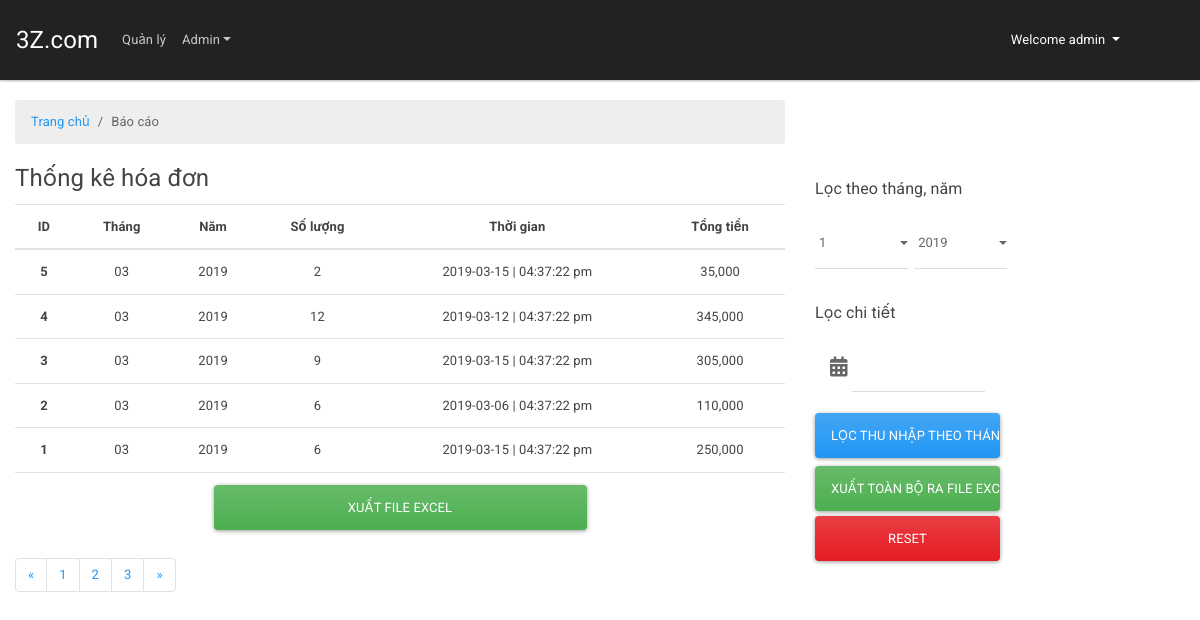
/admin/reports.php?page=3 (signed in), run on the app's committed database.
### tables this page shows
CREATE TABLE `reports_revenue` (
  `ID` int(10) NOT NULL,
  `MONTH` int(11) NOT NULL,
  `YEAR` int(4) NOT NULL,
  `TOTAL_MONEY` bigint(10) NOT NULL,
  `TOTAL_AMOUNT` int(5) NOT NULL,
  `DATE_CREATE` date NOT NULL,
  `TIME` varchar(20) NOT NULL,
  `DETAIL` text NOT NULL
);

### inc/connect.php (called while the page is built, shortened)
<?php
	class Connection implements QL
	{
		private static $conn = NULL;
		private static $pre = NULL;
		private static $sql = NULL;
		public static function connect()
		{
			if(self::$conn === NULL){
				try {
					self::$conn = new PDO('mysql:host=' . HOSTNAME . ';dbname=' . DBNAME, USERNAME, PASSWORD, array(PDO::MYSQL_ATTR_INIT_COMMAND=>'SET NAMES utf8'));
					self::$conn -> setAttribute(PDO::ATTR_ERRMODE, PDO::ERRMODE_EXCEPTION);
					return self::$conn;
				} catch (PDOException $ex) {
					echo $ex -> getMessage();
				}
			}
		}
		public static function disconnect()
		{
			if(self::$conn !== NULL) self::$conn = NULL;
		}
		public function getDataByWhere($table, $where, $field)
		{
			if(self::$conn !== NULL){
				$datas = [];
				self::$sql = "SELECT {$field} FROM {$table} WHERE {$where}";
				self::$pre = self::$conn -> prepare(self::$sql);
				self::$pre -> execute();
				while ($row = self::$pre -> fetch(PDO::FETCH_OBJ)) {
					$datas[] = $row;
				}
				return $datas;
			} else{ return 0; }
		}
		public function getDataLimit($table, $page = 0, $where = '', $limit = 6)
		{
			if(self::$conn !== NULL){
				$from = ($limit * $page) - $limit;
				$datas = [];
				if($page == 0){
					if($where !== ''){
						self::$sql = "SELECT * FROM {$table} WHERE {$where} LIMIT {$page}, {$limit}";
					} else{
						self::$sql = "SELECT * FROM {$table} LIMIT {$page}, {$limit}";
					}
				} else{
					if($where !== ''){
						self::$sql = "SELECT * FROM {$table} WHERE {$where} LIMIT {$from}, {$limit}";
					} else{
						self::$sql = "SELECT * FROM {$table} LIMIT {$from}, {$limit}";
					}
				}
				self::$pre = self::$conn -> prepare(self::$sql);
				self::$pre -> execute();
				while ($row = self::$pre -> fetch(PDO::FETCH_OBJ)) {
					$datas[] = $row;
				}
				return $datas;
			} else{ return 0; }
		}
		public function countData($table, $field)
		{
			if(self::$conn !== NULL){
				self::$sql = "SELECT COUNT({$field}) FROM {$table}";
				self::$pre = self::$conn -> prepare(self::$sql);
				self::$pre -> execute();
				return self::$pre -> fetchColumn();
			} else{ return 0; }
		}
	}
?>

### admin/reports.php (the view, shortened to what this page needs)
<?php
	include_once '../inc/header.php';
	include_once '../inc/connect.php';
	include_once '../inc/nav.php';
	$limit     = 6;
	$conn      = new Connection();
	$where     = "0 = 0 ORDER BY ID DESC";
	if(isset($_GET['page']) && filter_var($_GET['page'], FILTER_VALIDATE_INT, array('min_range' => 1))){
		$page = $_GET['page'];
		$data = $conn->getDataLimit('reports_revenue', $page, $where, $limit);
	} else{
		$data = $conn->getDataLimit('reports_revenue', 0, $where, $limit);
	}
	$countData = $conn->countData('reports_revenue', 'ID');
	$count     = ceil($countData / $limit);
	$data      = json_decode(json_encode($data), true);
?>
<div class="container-fluid">
	<div class="row">
		<div class="col-12 col-xs-12 col-sm-12 col-md-8 col-lg-8">
			<ol class="breadcrumb">
			  <li class="breadcrumb-item"><a href="../">Trang chủ</a></li>
			  <li class="breadcrumb-item active">Báo cáo</li>
			</ol>
			<fieldset>
				<legend>Thống kê hóa đơn</legend>
				<form method="post">
					<table class="table table-inverse animated flash text-center">
						<thead>
							<tr>
							    <th scope="col">ID</th>
							    <th scope="col">Tháng</th>
							    <th scope="col">Năm</th>
							    <th scope="col">Số lượng</th>
							    <th scope="col">Thời gian</th>
							    <th scope="col">Tổng tiền</th>
							</tr>
						</thead>
						<tbody id="data">
							<?php foreach ($data as $value): ?>
								<tr>
									<th scope="row">
										<?php echo $value['ID']; ?>
									</th>
								    <td>
								    	<?php
								    		$date = date_create($value['DATE_CREATE']);
								    		echo date_format($date, 'm');
								    	?>
								    </td>
								    <td>
								    	<?php
								    		$date = date_create($value['DATE_CREATE']);
								    		echo date_format($date, 'Y');
								    	?>
								    </td>
								    <td>
								    	<?php echo $value['TOTAL_AMOUNT']; ?>
								    </td>
								    <td>
								    	<?php echo $value['DATE_CREATE'] . ' | ' . $value['TIME']; ?>
								    </td>
								    <td>
								    	<?php echo number_format($value['TOTAL_MONEY'], 0, ',', ','); ?>
								    </td>
								</tr>
							<?php endforeach ?>
							<tr>
								<td colspan="6">
									<input type="submit" class="btn btn-success col-6" name="export_excel" value="Xuất file excel">
								</td>
							</tr>
						</tbody>
					</table>
				</form>
			</fieldset>
			<div id="pagi">
			  <ul class="pagination">
			    <li class="page-item previous">
			      <a class="page-link" href="./reports.php?page=<?php
			      	if(isset($_GET['page']) && $_GET['page'] > 1){$pre = $_GET['page'];echo $pre - 1;}
			      	else{$pre = $count;echo $pre;}?>">&laquo;</a>
			    </li>
			<?php for ($i = 1; $i <= $count; $i++) { ?>
				    <li class="page-item">
				      <a class="page-link" href="./reports.php?page=<?php echo $i; ?>"><?php echo $i; ?></a>
				    </li>
			<?php } ?>
			    <li class="page-item next">
			      <a class="page-link" href="./reports.php?page=<?php if(!isset($_GET['page'])){$next = 2;echo $next;}
			      	elseif(isset($_GET['page']) && $_GET['page'] < $count){$next = $_GET['page'];echo $next + 1;}else{$next=1;echo $next;}?>">&raquo;</a>
			    </li>
			  </ul>
			</div>
		</div>
		<div class="col-12 col-sm-12 col-md-4 col-lg-4 mt-5">
		     <p>
		     	<div class="form-group">
		     		<label class="col-form-label">Lọc theo tháng, năm</label>
		     		<?php
		     			$dateAll = $conn->getDataByWhere('reports_revenue', '0 = 0', 'YEAR');
		     			$dateAll = json_decode(json_encode($dateAll), true);
		     			foreach ($dateAll as $value) {
		     				$years[]  = $value['YEAR'];
		     			}
		     			$years  = array_unique($years);
		     		?>
		     		<div class="input-group">
			     		<select class="form-control col-3" id="select-month">
			     			<?php for ($i = 1; $i <= 12; $i++) { ?>
			     				<option value="<?php echo $i; ?>">
				     				<?php echo $i; ?>
				     			</option>
			     			<?php } ?>
						</select>&ensp;
						<select class="form-control col-3" id="select-year">
				     		<?php foreach ($years as $value): ?>
				     			<option value="<?php echo $value; ?>">
				     				<?php echo $value; ?>
				     			</option>
				     		<?php endforeach ?>
						</select>
					</div>
				</div>
		     </p>
		     <p>
		     	<form method="post">
			     	<div class="form-group">
			     		<label class="col-form-label">Lọc chi tiết</label>
			     		<div class="input-group date col-6" data-provide="datepicker">
			     			<div class="input-group-prepend">
						      <span class="input-group-text">
						      	<i class="fa fa-calendar-alt" style="font-size: 20px"></i>
						      </span>
						    </div>
						    <input type="text" name="date" class="form-control datepicker" autocomplete="off">
						</div>
						<input type="button" class="btn btn-primary btn-income col-6 mb-2" value="Lọc thu nhập theo tháng">
						<input type="submit" class="btn btn-success col-6" name="export_excel_all" value="Xuất toàn bộ ra file excel">
						<input type="button" class="btn btn-danger btn-reset col-6" value="Reset">
					</div>
				</form>
		     </p>
		</div>
	</div>
</div>
<?php include_once '../inc/footer.php'; ?>

### assets/css/admin.css (style rules this page uses)
* { padding: 0; margin: 0; }
html, body { padding: 0; box-sizing: border-box; }
.container, .container-fluid { margin-top: 20px; }
.pagination { user-select: none; }
.btn-income { margin-top: 20px }
.btn-reset { margin-top: 5px }

### data on the page
reports_revenue: ID "5", DATE_CREATE "03", DATE_CREATE "2019", TOTAL_AMOUNT "2", DATE_CREATE "2019-03-15", TIME "04:37:22 pm", TOTAL_MONEY "35,000"
reports_revenue: ID "4", DATE_CREATE "03", DATE_CREATE "2019", TOTAL_AMOUNT "12", DATE_CREATE "2019-03-12", TIME "04:37:22 pm", TOTAL_MONEY "345,000"
reports_revenue: ID "3", DATE_CREATE "03", DATE_CREATE "2019", TOTAL_AMOUNT "9", DATE_CREATE "2019-03-15", TIME "04:37:22 pm", TOTAL_MONEY "305,000"
reports_revenue: ID "2", DATE_CREATE "03", DATE_CREATE "2019", TOTAL_AMOUNT "6", DATE_CREATE "2019-03-06", TIME "04:37:22 pm", TOTAL_MONEY "110,000"
reports_revenue: ID "1", DATE_CREATE "03", DATE_CREATE "2019", TOTAL_AMOUNT "6", DATE_CREATE "2019-03-15", TIME "04:37:22 pm", TOTAL_MONEY "250,000"

### other printed values
$_SESSION['USERNAME'] "admin"
form field value "1"
form field value "2019"
